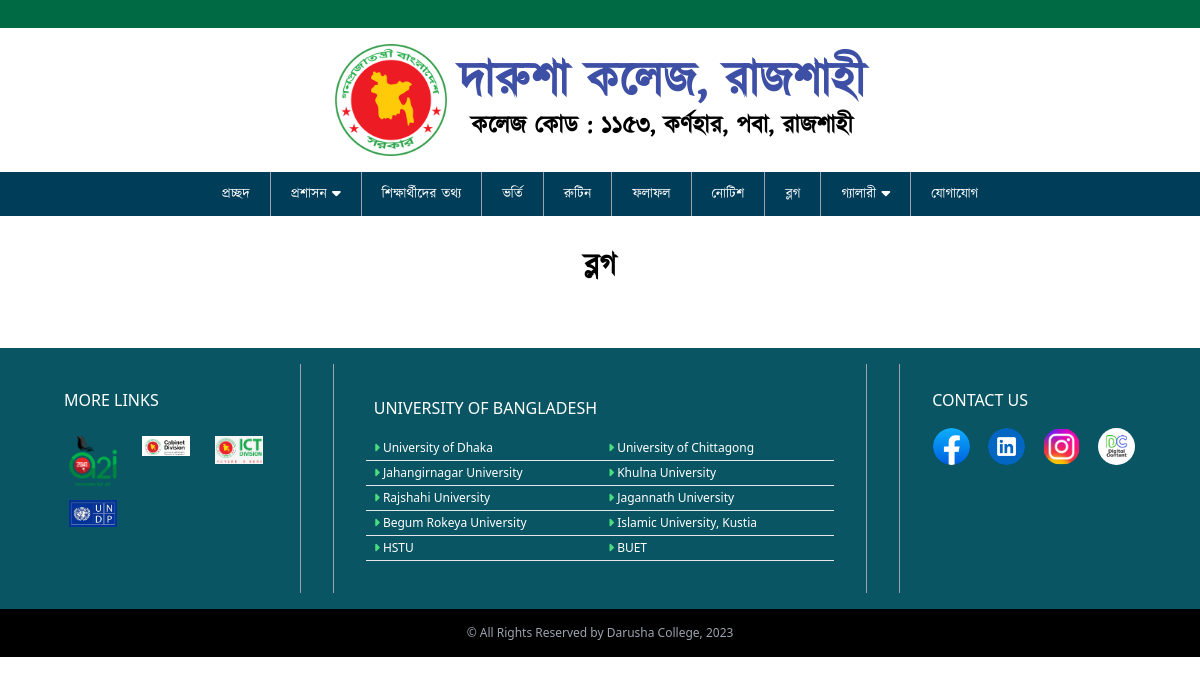
The page /blog/ on the database as committed earlier.
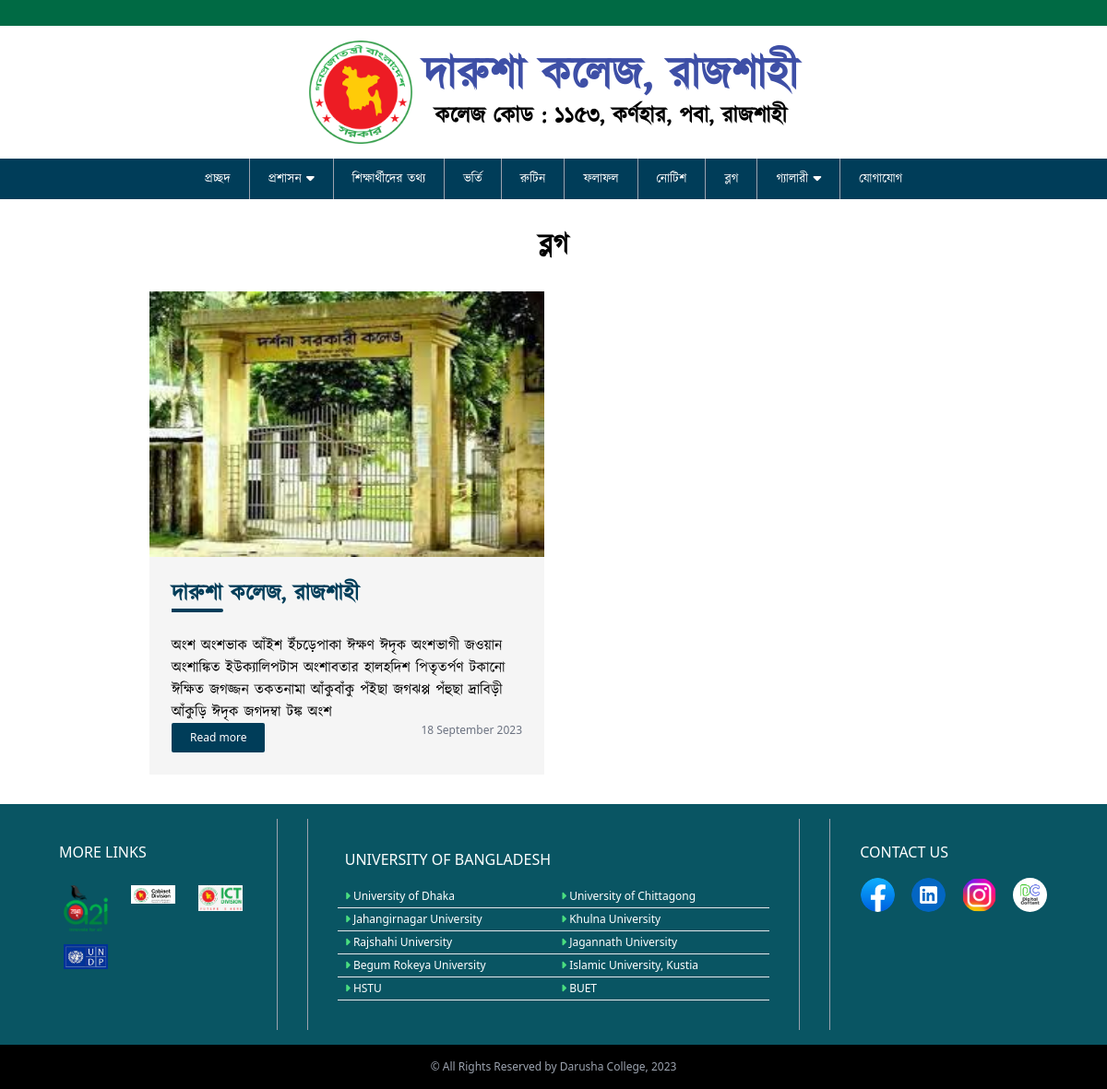
The same page on the database as committed later.
### main_app/models.py (models this page shows, shortened)
class Blog(models.Model):
    title = models.CharField(max_length=200)
    image = models.ImageField(upload_to='blog_images')
    discription = RichTextUploadingField()
    date = models.DateTimeField(default=timezone.now)
    class Meta:
        verbose_name_plural = 'Blogs'

### main_app/views.py (the view)
# urls.py: path('blog/',blog ,name='blog'),
def blog(request):
    blog = Blog.objects.all().order_by('?')
    context ={
        'blog': blog
        }
    return render(request, 'main_app/blog.html',context)

### main_app/templates/main_app/blog.html
{% extends 'main_app/bass.html' %}
{% load static %}
{% block content %}
    <main class="mt-8 px-4">
      <div>
        <h3 class="text-center text-3xl font-semibold mb-8">ব্লগ</h3>
      </div>
      <div class="lg:w-3/4 md:flex m-auto rounded-md mb-8">
        {% for x in blog %}
        <div class="grid md:grid-cols-2 gap-5">
          <div class="bg-[#f5f5f5]">
            <img
              src="{{x.image.url}}"
              alt=""
              class="h-48 md:h-56 lg:h-72 w-full"
            />
            <div class="p-6">
              <a
                href=""
                class="block text-2xl text-navBg font-semibold mb-6 after:h-1 after:w-14 after:block after:bg-navBg after:rounded-e-lg hover:underline"
              >
               {{ x.title }}
              </a>
              <p class="text-sm mb-4">
               {{ x.discription|safe|slice:200 }}
              </p>
              <div class="flex justify-between">
                <a
                  href="{% url 'detalisBlog' x.pk %}"
                  class="br-navBg py-2 px-5 text-white bg-navBg text-xs font-sans rounded-sm hover:underline"
                  >Read more</a
                >
                <span class="text-xs text-gray-500 font-sans">{{ x.date|date:"d F Y" }}</span>
              </div>
            </div>
          </div>
        </div>
        {% endfor %}
      </div>
    </main>
{% endblock %}

### main_app/templates/main_app/bass.html (shortened to what this page needs)
<!DOCTYPE html>
<html lang="en">
  <head>
    <link
      rel="stylesheet"
      href="https://cdnjs.cloudflare.com/ajax/libs/font-awesome/6.4.2/css/all.min.css"
    />
    <script src="https://cdn.tailwindcss.com"></script>
  </head>
  <body class="font-kalpurush">
    <header>
      <div class="h-7 w-full bg-[#006A44]"></div>
      <div>
        <div class="flex justify-center my-4">
          <img
            src="../static/img/bangladesh-govt-logo.png"
            alt=""
            class="w-20 md:w-24 lg:w-28 mr-3"
          />
          <div class="flex items-center">
            <div>
              <h1
                class="text-3xl md:text-4xl lg:text-5xl font-bold text-[#3E4FA6]"
              >
                দারুশা কলেজ, রাজশাহী
              </h1>
              <h3
                class="text-xs md:text-lg lg:text-2xl mt-1 font-semibold text-center"
              >
                কলেজ কোড : ১১৫৩, কর্ণহার, পবা, রাজশাহী
              </h3>
            </div>
          </div>
        </div>
      </div>
      {% include "main_app/include/navbar.html" %}
    </header>
    {% block content %}
    {% endblock %}
    {% include 'main_app/include/footer.html' %}
    </body>
  </html>

### main_app/templates/main_app/include/navbar.html (shortened to what this page needs)
 <nav class="lg:bg-[#003D59]">
    <ul
      class="lg:flex lg:justify-center bg-[#003D59] text-white hidden py-4 lg:py-0"
      id="mobilemenu"
    >
      <li class="border-r border-gray-400">
        <a href="/" class="py-3 px-5 xl:px-6 block text-sm hover:bg-navHover"
          >প্রচ্ছদ</a
        >
      </li>
      <li class="border-r border-gray-400 relative group">
        <a
          href="#"
          class="py-3 px-5 xl:px-6 block text-sm hover:bg-navHover"
          >প্রশাসন <i class="fa-solid fa-caret-down"></i>
        </a>
      </li>
      <li class="border-r border-gray-400">
        <a href="{% url 'students_info' %}" class="py-3 px-5 xl:px-6 block text-sm hover:bg-navHover"
          >শিক্ষার্থীদের তথ্য</a
        >
      </li>
      <li class="border-r border-gray-400">
        <a href="{% url 'admission' %}" class="py-3 px-5 xl:px-6 block text-sm hover:bg-navHover"
          >ভর্তি</a
        >
      </li>
      <li class="border-r border-gray-400">
        <a href="{% url 'classRoutine' %}" class="py-3 px-5 xl:px-6 block text-sm hover:bg-navHover"
          >রুটিন</a
        >
      </li>
      <li class="border-r border-gray-400">
        <a href="{% url 'result' %}" class="py-3 px-5 xl:px-6 block text-sm hover:bg-navHover"
          >ফলাফল</a
        >
      </li>
      <li class="border-r border-gray-400">
        <a href="{% url 'notices' %}" class="py-3 px-5 xl:px-6 block text-sm hover:bg-navHover"
          >নোটিশ</a
        >
      </li>
      <li class="border-r border-gray-400">
        <a href="{% url 'blog' %}" class="py-3 px-5 xl:px-6 block text-sm hover:bg-navHover"
          >ব্লগ</a
        >
      </li>
      <li class="border-r border-gray-400 relative group">
        <a
          href="#"
          class="py-3 px-5 xl:px-6 block text-sm hover:bg-navHover"
          >গ্যালারী <i class="fa-solid fa-caret-down"></i
        ></a>
      </li>
      <li class="">
        <a href="{% url 'contact' %}" class="py-3 px-5 xl:px-6 block text-sm hover:bg-navHover"
          >যোগাযোগ</a
        >
      </li>
    </ul>
  </nav>

### main_app/templates/main_app/include/footer.html
<footer class="bg-footerBg p-4">
    <div class="lg:flex">
      <div class="lg:w-1/4 p-6 mx-4 lg:border-r border-gray-400 mb-4 lg:mb-0">
        <h3
          class="text-white uppercase font-sans mb-4 mx-2 text-center lg:text-left"
        >
          More links
        </h3>
        <div class="grid grid-cols-4 lg:grid-cols-3">
          <div class="p-2 h-16 w-16 m-auto">
            <a href="https://a2i.gov.bd/">
              <img
                src="../static/img/a2i.png"
                alt=""
                class="m-auto"
              />
            </a>
          </div>
          <div class="p-2 h-16 w-16 m-auto">
            <a href="https://cabinet.gov.bd/">
              <img
                src="../static/img/cabinet_division.png"
                alt=""
                class="m-auto"
              />
            </a>
          </div>
          <div class="p-2 h-16 w-16 m-auto">
            <a href="https://ictd.gov.bd/">
              <img
                src="../static/img/ict_division.png"
                alt=""
                class="m-auto"
              />
            </a>
          </div>
          <div class="p-2 h-16 w-16 m-auto">
            <a href="https://www.undp.org/bangladesh">
              <img
                src="../static/img/undp.jpg"
                alt=""
                class="m-auto"
              />
            </a>
          </div>
        </div>
      </div>
      <div
        class="lg:w-2/4 border-t lg:border-t-0 lg:border-x border-gray-400 p-4 md:p-8 mx-2 md:mx-4 mb-4 lg:mb-0"
      >
        <h3
          class="text-white uppercase font-sans mb-4 mx-2 text-center lg:text-left"
        >
          University of Bangladesh
        </h3>
        <div class="flex">
          <div class="w-1/2">
            <ul>
              <li class="border-b">
                <a
                  href=""
                  class="block text-xs text-white py-1 px-2 font-sans hover:underline"
                  ><i class="fa-solid fa-caret-right text-green-400"></i>
                  University of Dhaka</a
                >
              </li>
              <li class="border-b">
                <a
                  href=""
                  class="block text-xs text-white py-1 px-2 font-sans hover:underline"
                  ><i class="fa-solid fa-caret-right text-green-400"></i>
                  Jahangirnagar University</a
                >
              </li>
              <li class="border-b">
                <a
                  href=""
                  class="block text-xs text-white py-1 px-2 font-sans hover:underline"
                  ><i class="fa-solid fa-caret-right text-green-400"></i>
                  Rajshahi University</a
                >
              </li>
              <li class="border-b">
                <a
                  href=""
                  class="block text-xs text-white py-1 px-2 font-sans hover:underline"
                  ><i class="fa-solid fa-caret-right text-green-400"></i>
                  Begum Rokeya University</a
                >
              </li>
              <li class="border-b">
                <a
                  href=""
                  class="block text-xs text-white py-1 px-2 font-sans hover:underline"
                  ><i class="fa-solid fa-caret-right text-green-400"></i>
                  HSTU</a
                >
              </li>
            </ul>
          </div>
          <div class="w-1/2">
            <ul>
              <li class="border-b">
                <a
                  href=""
                  class="block text-xs text-white py-1 px-2 font-sans hover:underline"
                  ><i class="fa-solid fa-caret-right text-green-400"></i>
                  University of Chittagong</a
                >
              </li>
              <li class="border-b">
                <a
                  href=""
                  class="block text-xs text-white py-1 px-2 font-sans hover:underline"
                  ><i class="fa-solid fa-caret-right text-green-400"></i>
                  Khulna University</a
                >
              </li>
              <li class="border-b">
                <a
                  href=""
                  class="block text-xs text-white py-1 px-2 font-sans hover:underline"
                  ><i class="fa-solid fa-caret-right text-green-400"></i>
                  Jagannath University</a
                >
              </li>
              <li class="border-b">
                <a
                  href=""
                  class="block text-xs text-white py-1 px-2 font-sans hover:underline"
                  ><i class="fa-solid fa-caret-right text-green-400"></i>
                  Islamic University, Kustia</a
                >
              </li>
              <li class="border-b">
                <a
                  href=""
                  class="block text-xs text-white py-1 px-2 font-sans hover:underline"
                  ><i class="fa-solid fa-caret-right text-green-400"></i>
                  BUET</a
                >
              </li>
            </ul>
          </div>
        </div>
      </div>
      <div class="lg:w-1/4 lg:border-l border-gray-400 p-6 mx-4 mb-4 lg:mb-0">
        <h3
          class="text-white uppercase font-sans mb-4 mx-2 text-center lg:text-left"
        >
          contact us
        </h3>
        <div class="grid grid-cols-4">
          <div>
            <a href="">
              <img
                src="../static/img/facebook.png"
                alt=""
                class="rounded-full w-8/12 m-auto"
              />
            </a>
          </div>
          <div>
            <a href="">
              <img
                src="../static/img/linkedin.png"
                alt=""
                class="rounded-full w-8/12 m-auto"
              />
            </a>
          </div>
          <div>
            <a href="">
              <img
                src="../static/img/ins.png"
                alt=""
                class="rounded-full w-8/12 m-auto"
              />
            </a>
          </div>
          <div>
            <a href="">
              <img
                src="../static/img/digital-content.jpg"
                alt=""
                class="rounded-full w-8/12 m-auto"
              />
            </a>
          </div>
        </div>
      </div>
    </div>
  </footer>
  <div class="bg-black">
    <p class="text-gray-400 p-4 text-center font-sans text-xs">
      &copy; All Rights Reserved by Darusha College, 2023
    </p>
  </div>

### main_app/templates/main_app/bass.html (style rules this page uses)
body { transition: 0.9s; }

Rows that differ between the two databases and show on the page:
added Blog: image (picture), title "দারুশা কলেজ, রাজশাহী", discription "অংশ অংশভাক আঁইশ ইঁচড়েপাকা ঈক্ষণ ঈদৃক অংশভাগী জওয়ান অংশাঙ্কিত ইউক্যালিপটাস অংশাবতার হালহদিশ পিতৃতর্পণ টকানো ঈক্ষিত জগজ্জন তকতনামা আঁকুবাঁকু পঁইছা জগঝপ্প পঁহুছা দ্রাবিড়ী আঁকুড়ি ঈদৃক জগদম্বা টঙ্ক অংশ", date "18 September 2023"
